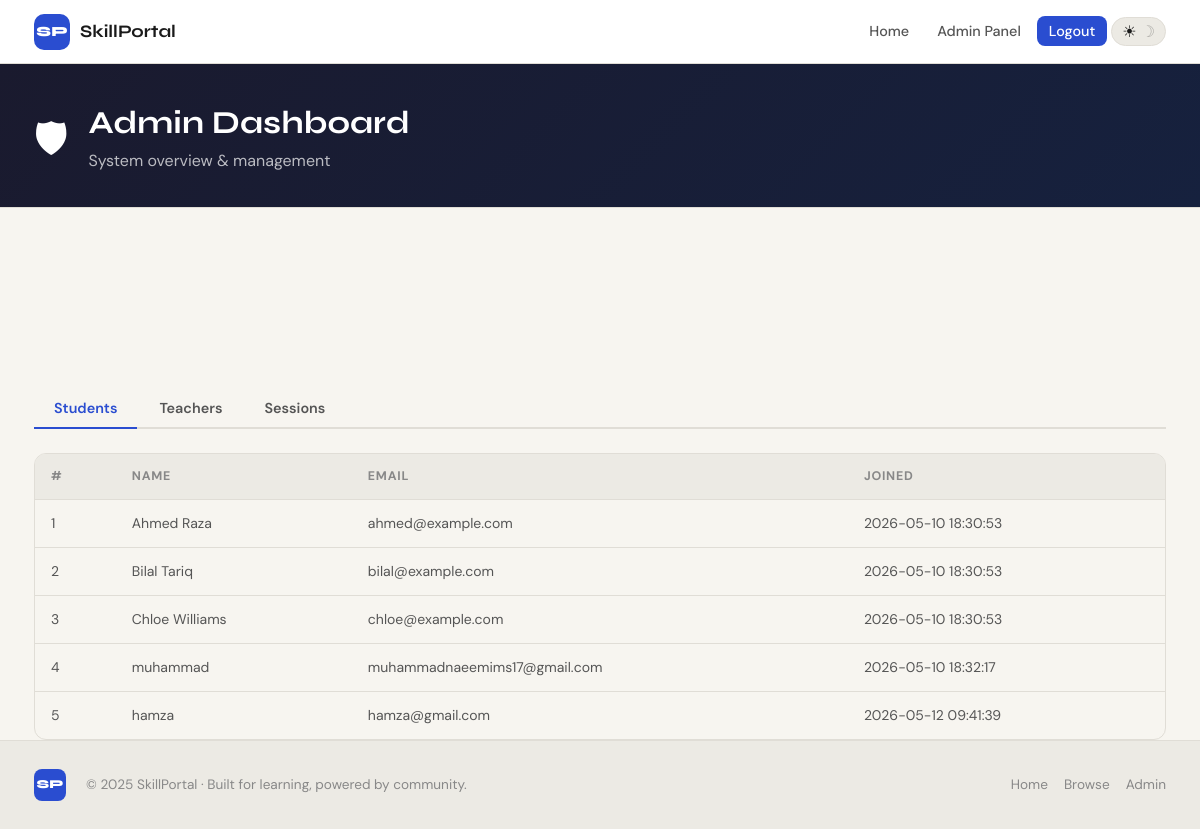
The app's page /admin/dashboard (signed in) with its own data.
### tables this page shows
CREATE TABLE students (
    id          INTEGER PRIMARY KEY AUTOINCREMENT,
    full_name   TEXT    NOT NULL,
    email       TEXT    NOT NULL UNIQUE,
    password    TEXT    NOT NULL,
    profile_pic TEXT    DEFAULT 'default.png',
    created_at  TEXT    DEFAULT (datetime('now'))
);

### app.py (the view)
@app.route('/admin/dashboard')
@admin_required
def admin_dashboard():
    students     = query_db("SELECT * FROM students ORDER BY id")
    teachers_all = query_db("SELECT * FROM teachers ORDER BY id")
    all_sessions = query_db(
        """SELECT s.*, st.full_name AS student_name, t.full_name AS teacher_name
           FROM sessions s
           JOIN students st ON s.student_id = st.id
           JOIN teachers t  ON s.teacher_id = t.id
           ORDER BY s.created_at DESC"""
    )
    stats = {
        'students': len(students),
        'teachers': len(teachers_all),
        'sessions': len(all_sessions),
        'ratings' : query_db("SELECT COUNT(*) AS c FROM ratings", one=True)['c'],
        'messages': query_db("SELECT COUNT(*) AS c FROM messages", one=True)['c'],
    }
    return render_template('admin_dashboard.html',
                           students=students,
                           teachers=teachers_all,
                           all_sessions=all_sessions,
                           stats=stats)

### app.py (called while the page is built)
def get_db():
    if 'db' not in g:
        g.db = sqlite3.connect(DATABASE)
        g.db.row_factory = sqlite3.Row
        g.db.execute("PRAGMA foreign_keys = ON")
    return g.db

def query_db(sql, args=(), one=False):
    cur = get_db().execute(sql, args)
    rv  = cur.fetchall()
    return (rv[0] if rv else None) if one else rv

def admin_required(f):
    @wraps(f)
    def decorated(*args, **kwargs):
        if not session.get('admin'):
            flash('Admin access required.', 'danger')
            return redirect(url_for('admin_login'))
        return f(*args, **kwargs)
    return decorated

@app.context_processor
def inject_globals():
    return dict(session=session, avg_rating=avg_rating)

### templates/admin_dashboard.html (shortened to what this page needs)
{% extends "layout.html" %}
{% block content %}
<section class="page-hero mini admin-hero">
  <div class="container">
    <div class="page-hero-inner">
      <span class="admin-shield">🛡</span>
      <div>
        <h1>Admin Dashboard</h1>
        <p>System overview &amp; management</p>
      </div>
    </div>
  </div>
</section>
<div class="container">
  <div class="stats-row admin-stats">
  </div>
  <div class="admin-tabs">
    <button class="tab-btn active" data-tab="students">Students</button>
    <button class="tab-btn" data-tab="teachers">Teachers</button>
    <button class="tab-btn" data-tab="sessions">Sessions</button>
  </div>
  <div class="tab-pane active" id="tab-students">
    <div class="table-wrap">
      <table class="data-table">
        <thead>
          <tr>
            <th>#</th><th>Name</th><th>Email</th><th>Joined</th>
          </tr>
        </thead>
        <tbody>
          {% for s in students %}
          <tr>
            <td>{{ s.id }}</td>
            <td>{{ s.full_name }}</td>
            <td>{{ s.email }}</td>
            <td>{{ s.created_at }}</td>
          </tr>
          {% endfor %}
        </tbody>
      </table>
    </div>
  </div>
</div>
{% endblock %}

### templates/layout.html (shortened to what this page needs)
<!DOCTYPE html>
<html lang="en" data-theme="light">
<head>
  <link rel="stylesheet" href="{{ url_for('static', filename='style.css') }}" />
</head>
<body>
<nav class="navbar">
  <div class="nav-container">
    <a href="{{ url_for('index') }}" class="nav-logo">
      <span class="logo-mark">SP</span>
      <span class="logo-text">SkillPortal</span>
    </a>
    <ul class="nav-links" id="navLinks">
      <li><a href="{{ url_for('index') }}">Home</a></li>
      {% if session.get('user_id') and not session.get('admin') %}
        <li><a href="{{ url_for('teachers') }}">Browse</a></li>
        <li><a href="{{ url_for('messages') }}">Messages</a></li>
        {% if session.get('role') == 'teacher' %}
          <li><a href="{{ url_for('teacher_dashboard') }}">Dashboard</a></li>
        {% else %}
          <li><a href="{{ url_for('dashboard') }}">Dashboard</a></li>
        {% endif %}
        <li><a href="{{ url_for('profile') }}">Profile</a></li>
        <li><a href="{{ url_for('logout') }}" class="btn-nav">Logout</a></li>
      {% elif session.get('admin') %}
        <li><a href="{{ url_for('admin_dashboard') }}">Admin Panel</a></li>
        <li><a href="{{ url_for('admin_logout') }}" class="btn-nav">Logout</a></li>
      {% else %}
        <li><a href="{{ url_for('teachers') }}">Browse</a></li>
        <li><a href="{{ url_for('login') }}">Login</a></li>
        <li><a href="{{ url_for('register') }}" class="btn-nav">Sign Up</a></li>
      {% endif %}
      <li>
        <button class="theme-toggle" id="themeToggle" title="Toggle dark mode">
          <span class="sun">☀</span><span class="moon">☽</span>
        </button>
      </li>
    </ul>
  </div>
</nav>
<main class="main-content">
  {% block content %}{% endblock %}
</main>
<footer class="footer">
  <div class="footer-inner">
    <span class="footer-logo">SP</span>
    <p>© 2025 SkillPortal · Built for learning, powered by community.</p>
    <div class="footer-links">
      <a href="{{ url_for('index') }}">Home</a>
      <a href="{{ url_for('teachers') }}">Browse</a>
      <a href="{{ url_for('admin_login') }}">Admin</a>
    </div>
  </div>
</footer>
</body>
</html>

### records on screen
students: id "1", full_name "Ahmed Raza", email "ahmed@example.com", created_at "2026-05-10 18:30:53"
students: id "2", full_name "Bilal Tariq", email "bilal@example.com", created_at "2026-05-10 18:30:53"
students: id "3", full_name "Chloe Williams", email "chloe@example.com", created_at "2026-05-10 18:30:53"
students: id "4", full_name "muhammad", email "muhammadnaeemims17@gmail.com", created_at "2026-05-10 18:32:17"
students: id "5", full_name "hamza", email "hamza@gmail.com", created_at "2026-05-12 09:41:39"
